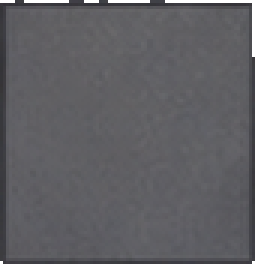
#> input picture Assets/_Project/Art/ValhallaMidgard/Lot/asphalt_plain.png, 85 x 88 px (shown 3 times larger); its folder holds 4 pictures in this run
$ python slice-valhalla-tiles.py ../Assets/_Project/Art/ValhallaMidgard/Lot/asphalt_cracked.png
#> lines starting #> are read from the running program, lines starting #| are printed output that depends on the picture
"""Cuts the sliced Valhalla lot sprites into a SQUARE tile set for Tilemap painting (hand-made lots, #194).

Run after tools/slice-valhalla.py: `python tools/slice-valhalla-tiles.py` from the repository root (needs Pillow and numpy). It reads
Assets/_Project/Art/ValhallaMidgard/Lot/*.png and writes 88x88 px tiles (4x4 units at 22 pixels per unit) to
Assets/_Project/Art/ValhallaMidgard/Tiles/, replacing what was there. The sandbox sprites in Lot/ are never touched.

The AI tile cards carry a dark outline and a bevel, which would show as a grid when two tiles meet. Flat ground tiles are cropped by
INSET pixels on every side, then resampled to 88x88 with nearest neighbour (hard pixel edge, like the source). Tall or wide pieces are
resampled to the square (walls) or fitted and padded (pilasters, awnings), so every tile is exactly TILE x TILE.

`--preview PATH` also writes a contact sheet of every tile and a 3x3 seam test of each flat tile to PATH.
"""
import os
import shutil
import sys

import numpy as np
from PIL import Image

ROOT = os.path.dirname(os.path.dirname(os.path.abspath(__file__)))
LOT = os.path.join(ROOT, "Assets", "_Project", "Art", "ValhallaMidgard", "Lot")
OUT = os.path.join(ROOT, "Assets", "_Project", "Art", "ValhallaMidgard", "Tiles")

TILE = 88          # pixels; 4 units at 22 pixels per unit
FLAT_INSET = 5     # outline and bevel cropped from flat ground tiles
HEDGE_INSET = 3    # the hedge keeps its leafy edge
WALL_INSET = 1     # walls keep their trim

# Output group prefix, output name, source sprite, mode. Modes: flat (inset crop, opaque), hedge, wall (resample), pad_l/pad_r (fit height, align side),
# awning (fit width, align top).
FLAT = [
    ("ground", "asphalt", "asphalt_plain"), ("ground", "asphalt_speckle", "asphalt_speckle"), ("ground", "asphalt_cracked", "asphalt_cracked"),
    ("ground", "asphalt_skid", "asphalt_skid"), ("ground", "grass", "grass"),
    ("marking", "edge_w", "edge_line_w"), ("marking", "edge_e", "edge_line_e"), ("marking", "edge_n", "edge_line_n"),
    ("marking", "edge_s", "edge_line_s"), ("marking", "bay_empty", "bay_empty"), ("marking", "bay_p", "bay_p"),
    ("marking", "bay_handicap", "bay_handicap"), ("marking", "crosswalk_h", "crosswalk_h"), ("marking", "crosswalk_v", "crosswalk_v"),
    ("marking", "crosswalk_v_thin", "crosswalk_v_thin"), ("marking", "crosswalk_stagger", "crosswalk_stagger"),
    ("marking", "centre_h", "centre_line_h"), ("marking", "centre_v", "centre_line_v"),
    ("sidewalk", "plain", "sidewalk_plain"), ("sidewalk", "corner_a", "sidewalk_corner_a"), ("sidewalk", "corner_b", "sidewalk_corner_b"),
    ("sidewalk", "t", "sidewalk_t"), ("sidewalk", "cross", "sidewalk_cross"),
    ("sidewalk", "curb_straight", "road_curb_straight"), ("sidewalk", "curb_corner_outer", "road_curb_corner_outer"),
    ("sidewalk", "curb_corner_inner", "road_curb_corner_inner"), ("sidewalk", "curb_t", "road_curb_t"), ("sidewalk", "curb_cross", "road_curb_cross"),
]
HEDGE = [("hedge", "block", "hedge_block"), ("hedge", "corner_a", "hedge_corner_a"), ("hedge", "corner_b", "hedge_corner_b"),
         ("hedge", "t", "hedge_t"), ("hedge", "cross", "hedge_cross")]
WALL = [("building", "wall", "wall_plain"), ("building", "window_1", "wall_window_1"), ("building", "window_2", "wall_window_2"),
        ("building", "window_3", "wall_window_3"), ("building", "window_4", "wall_window_4"), ("building", "door_single", "wall_door_single"),
        ("building", "door_double", "wall_door_double"), ("building", "corner", "wall_corner")]
PADDED = [("building", "pilaster_left", "wall_pilaster_left", "left"), ("building", "pilaster_right", "wall_pilaster_right", "right")]
AWNINGS = [("overhead", "awning_left", "awning_left", "left"), ("overhead", "awning_mid_a", "awning_mid_a", "centre"),
           ("overhead", "awning_mid_b", "awning_mid_b", "centre"), ("overhead", "awning_right", "awning_right", "right")]
# The roof floor is cropped from the middle of the sprite sheet roof (81 px tall, so the middle 81 px square), edges get a frame bar.
ROOF_FLOOR_CROP = (24, 0, 105, 81)
ROOF_BARS = {"n": ("roof_frame_top", "top"), "s": ("roof_frame_bottom", "bottom"), "w": ("roof_frame_left", "left"), "e": ("roof_frame_left", "right")}


def load(name):
#> called with name = 'asphalt_plain'
    return Image.open(os.path.join(LOT, name + ".png")).convert("RGBA")
#> returned value is the input picture: PIL image 85x88 RGBA; mean R, G, B, A 91.8, 91.4, 95.5, 252


def inset_square(name, inset):
    image = load(name)
    w, h = image.size
#> w = 85; h = 88
    return image.crop((inset, inset, w - inset, h - inset)).resize((TILE, TILE), Image.NEAREST)
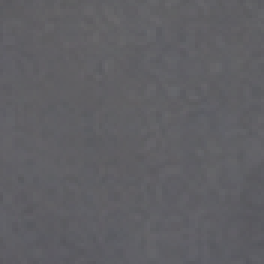
#> returned value: PIL image 88x88 RGBA (shown 3 times larger); mean R, G, B, A 95.8, 95.4, 99.4, 255


# [39 lines left out: functions fitted, awning, roof_tiles, not called in this run]


def build():
    tiles = {}
    for group, name, src in FLAT:
        tiles["%s_%s" % (group, name)] = inset_square(src, FLAT_INSET)
#> pass 2 of the loop in build, `for group, name, src in FLAT:`:
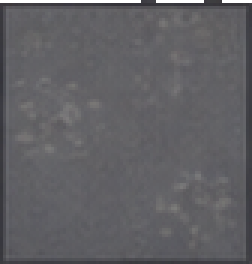
#> input picture Assets/_Project/Art/ValhallaMidgard/Lot/asphalt_speckle.png, 84 x 88 px (shown 3 times larger)
#> in load, returned value is the input picture: PIL image 84x88 RGBA; mean R, G, B, A 94.5, 93.9, 97.6, 252.5
#> in inset_square (call 2), `return image.crop((inset, inset, w - inset, h - inset)).resize((TILE, ..`:
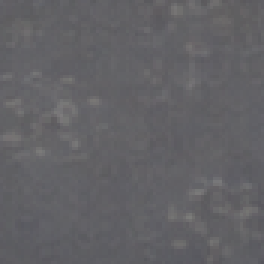
#> returned value: PIL image 88x88 RGBA (shown 3 times larger); mean R, G, B, A 98.5, 97.9, 101.4, 255
#> pass 3 of the loop in build, `for group, name, src in FLAT:`:
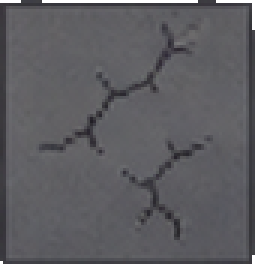
#> input picture Assets/_Project/Art/ValhallaMidgard/Lot/asphalt_cracked.png, 85 x 88 px (shown 3 times larger)
#> in load, returned value is the input picture: PIL image 85x88 RGBA; mean R, G, B, A 90.1, 89.6, 93.8, 252.1
#> in inset_square (call 3), `return image.crop((inset, inset, w - inset, h - inset)).resize((TILE, ..`:
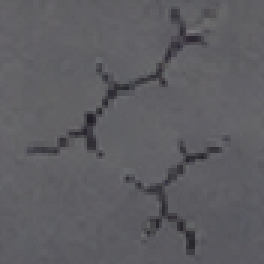
#> returned value: PIL image 88x88 RGBA (shown 3 times larger); mean R, G, B, A 93.7, 93.2, 97.3, 255
#> the loop made 5 passes; the first 3 are shown
    for group, name, src in HEDGE:
        tiles["%s_%s" % (group, name)] = inset_square(src, HEDGE_INSET)
    for group, name, src in WALL:
        tiles["%s_%s" % (group, name)] = inset_square(src, WALL_INSET)
    for group, name, src, align in PADDED:
        tiles["%s_%s" % (group, name)] = fitted(src, align)
    for group, name, src, align in AWNINGS:
        tiles["%s_%s" % (group, name)] = awning(src, align)
    tiles.update(roof_tiles())
    return tiles


# [28 lines left out: functions seam_score, preview, not called in this run]


def main():
    tiles = build()
    shutil.rmtree(OUT, ignore_errors=True)
    os.makedirs(OUT)
    for name, tile in tiles.items():
        assert tile.size == (TILE, TILE), name
        tile.save(os.path.join(OUT, name + ".png"))
    print("wrote %d tiles of %dx%d to %s" % (len(tiles), TILE, TILE, OUT))
    for name in ("ground_asphalt", "ground_grass", "sidewalk_plain", "roof_floor"):
        print("seam score %s: %.2f" % (name, seam_score(tiles[name])))
    if "--preview" in sys.argv:
        path = sys.argv[sys.argv.index("--preview") + 1]
        os.makedirs(path, exist_ok=True)
        preview(tiles, path)


if __name__ == "__main__":
#> (the run stopped early here; a loop or call above may not have finished)
